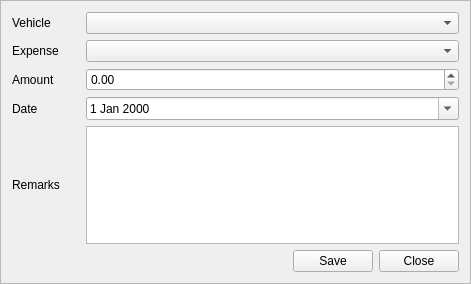
<?xml version="1.0" encoding="UTF-8"?>
<ui version="4.0">
 <class>SaveVehicleExpenseFrame</class>
 <widget class="QFrame" name="SaveVehicleExpenseFrame">
  <property name="geometry">
   <rect>
    <x>0</x>
    <y>0</y>
    <width>471</width>
    <height>284</height>
   </rect>
  </property>
  <property name="windowTitle">
   <string>Add Expense To Vehicle</string>
  </property>
  <property name="frameShape">
   <enum>QFrame::StyledPanel</enum>
  </property>
  <property name="frameShadow">
   <enum>QFrame::Raised</enum>
  </property>
  <layout class="QVBoxLayout" name="verticalLayout">
   <item>
    <layout class="QGridLayout" name="gridLayout">
     <item row="1" column="0">
      <widget class="QLabel" name="label">
       <property name="text">
        <string>Vehicle</string>
       </property>
      </widget>
     </item>
     <item row="2" column="0">
      <widget class="QLabel" name="label_2">
       <property name="text">
        <string>Expense</string>
       </property>
      </widget>
     </item>
     <item row="3" column="0">
      <widget class="QLabel" name="label_3">
       <property name="text">
        <string>Amount</string>
       </property>
      </widget>
     </item>
     <item row="4" column="0">
      <widget class="QLabel" name="label_4">
       <property name="text">
        <string>Date</string>
       </property>
      </widget>
     </item>
     <item row="3" column="1">
      <widget class="QDoubleSpinBox" name="spn_amount">
       <property name="maximum">
        <double>100000.000000000000000</double>
       </property>
      </widget>
     </item>
     <item row="1" column="1">
      <widget class="QComboBox" name="cmb_vehicle">
       <property name="enabled">
        <bool>true</bool>
       </property>
       <property name="editable">
        <bool>false</bool>
       </property>
      </widget>
     </item>
     <item row="2" column="1">
      <widget class="QComboBox" name="cmb_expense">
       <property name="enabled">
        <bool>true</bool>
       </property>
      </widget>
     </item>
     <item row="4" column="1">
      <widget class="QDateEdit" name="dt_date">
       <property name="calendarPopup">
        <bool>true</bool>
       </property>
      </widget>
     </item>
     <item row="5" column="1">
      <widget class="QPlainTextEdit" name="pt_remarks"/>
     </item>
     <item row="5" column="0">
      <widget class="QLabel" name="label_5">
       <property name="text">
        <string>Remarks      </string>
       </property>
      </widget>
     </item>
    </layout>
   </item>
   <item>
    <layout class="QHBoxLayout" name="horizontalLayout">
     <item>
      <spacer name="horizontalSpacer">
       <property name="orientation">
        <enum>Qt::Horizontal</enum>
       </property>
       <property name="sizeHint" stdset="0">
        <size>
         <width>40</width>
         <height>20</height>
        </size>
       </property>
      </spacer>
     </item>
     <item>
      <widget class="QPushButton" name="btn_save">
       <property name="text">
        <string>Save</string>
       </property>
      </widget>
     </item>
     <item>
      <widget class="QPushButton" name="btn_close">
       <property name="text">
        <string>Close</string>
       </property>
      </widget>
     </item>
    </layout>
   </item>
  </layout>
 </widget>
 <resources/>
 <connections>
  <connection>
   <sender>btn_close</sender>
   <signal>clicked()</signal>
   <receiver>SaveVehicleExpenseFrame</receiver>
   <slot>close()</slot>
   <hints>
    <hint type="sourcelabel">
     <x>417</x>
     <y>253</y>
    </hint>
    <hint type="destinationlabel">
     <x>235</x>
     <y>139</y>
    </hint>
   </hints>
  </connection>
 </connections>
</ui>
